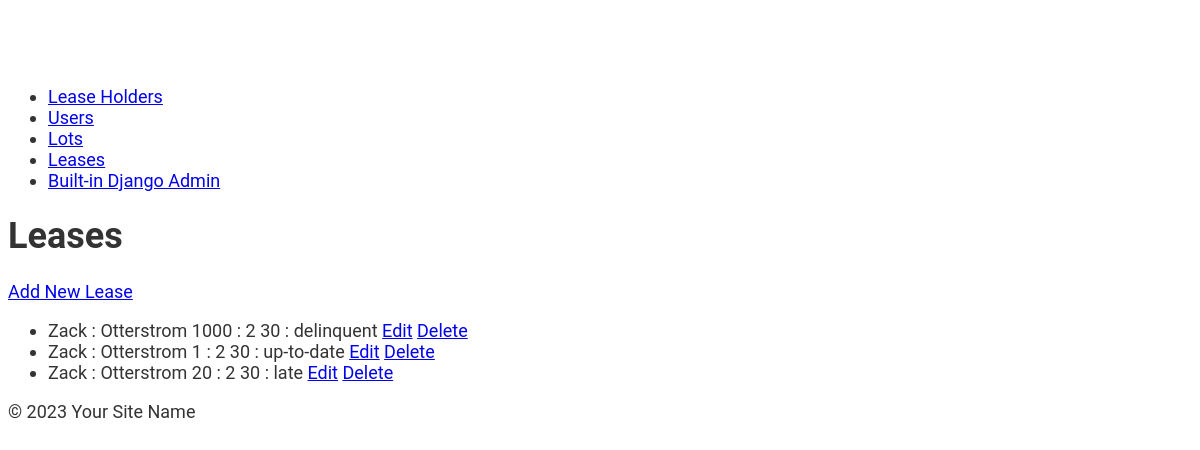
Screenshot of /leases_back/ (signed in) with the database file from the repository.
### lots/models.py (models this page shows)
class Lease(models.Model):
    UP_TO_DATE = 'up-to-date'
    LATE = 'late'
    DELINQUENT = 'delinquent'
    PAYMENT_STATUS_CHOICES = [
        (UP_TO_DATE, 'Up to date'),
        (LATE, 'Late'),
        (DELINQUENT, 'Delinquent'),
    ]
    lot = models.ForeignKey(Lot, on_delete=models.CASCADE, help_text="The lot associated with the lease")
    lease_holder = models.ForeignKey(LeaseHolder, on_delete=models.PROTECT, help_text="The lease holder associated with this lease")
    last_payment_date = models.DateField(null=True, blank=True, help_text="Date of the most recent payment")
    last_payment_date_id = models.ForeignKey('Payment', on_delete=models.SET_NULL, null=True, blank=True, related_name='last_payment_for_lease', help_text="ID of the most recent payment")
    monthly_rental_amount = models.IntegerField(help_text="Monthly rental amount for the lease")
    due_date = models.PositiveSmallIntegerField(validators=[MaxValueValidator(30)], help_text="Due date for monthly payments")
    grace_period = models.PositiveSmallIntegerField(validators=[MaxValueValidator(30)], help_text="Grace period allowed after the due date")
    lease_agreement_path = models.FileField(upload_to='lease_agreements/', help_text="File path to the lease agreement document")
    lot_image_path = models.FileField(upload_to='images/', help_text="File path to the image of the lot")
    payment_status = models.CharField(
        max_length=20,
        choices=PAYMENT_STATUS_CHOICES,
        default=LATE,
        help_text="Current payment status of the lease"
    )
    def __str__(self):
        return (f"{self.lease_holder}\n"
                f"{self.monthly_rental_amount} : {self.due_date}\n"
                f"{self.grace_period} : {self.payment_status}\n")  # add later?

class LeaseHolder(models.Model):
    lease_holder_first_name = models.CharField(max_length=200, help_text="First name of the lease holder")
    lease_holder_last_name = models.CharField(max_length=200, help_text="Last name of the lease holder")
    lease_holder_address = models.CharField(max_length=200, help_text="Address of the lease holder")
    email = models.CharField(max_length=200, help_text="Email address of the lease holder")
    phone = models.CharField(max_length=200, help_text="Phone number of the lease holder")
    def __str__(self):
        return f"{self.lease_holder_first_name} : {self.lease_holder_last_name}\n"

### lots/views.py (the view)
# urls.py: path('leases_back/', lease_back_list, name='lease_back_list'),
@login_required
@user_passes_test(is_staff_or_admin)
def lease_back_list(request):
    leases = Lease.objects.all()
    return render(request, 'lots/lease_back_list.html', {'leases': leases})

### lots/views.py (called while the page is built)
def is_staff_or_admin(user):
    return user.is_staff or user.is_superuser

### lots/templates/lots/lease_back_list.html
{% extends 'lots/base.html' %}
{% block content %}
<body>
    <h1>Leases</h1>
    <a href="{% url 'lease_create' %}">Add New Lease</a>
    <ul>
        {% for lease in leases %}
        <li>
            {{ lease }}
            <a href="{% url 'lease_update' lease.pk %}">Edit</a>
            <a href="{% url 'delete_lease_back' lease.pk %}">Delete</a>
        </li>
        {% endfor %}
    </ul>
</body>
{% endblock %}

### lots/static/lots/style.css (style rules this page uses)
body { font-family: 'Roboto', sans-serif; font-size: 18px; color: #333; padding-top: 60px; }
h1, h2, h3, h4, h5, h6 { font-weight: 700; }

### rows the page displays
Lease: lease_holder+monthly_rental_amount+due_date "Zack : Otterstrom 1000 : 2 30 : delinquent"
Lease: lease_holder+monthly_rental_amount+due_date "Zack : Otterstrom 1 : 2 30 : up-to-date"
Lease: lease_holder+monthly_rental_amount+due_date "Zack : Otterstrom 20 : 2 30 : late"
